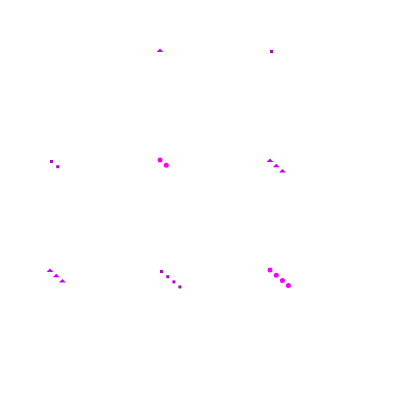
Frame 1 (no input)
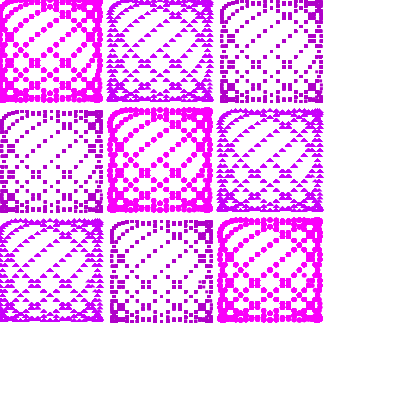
Frame 60 (no input)
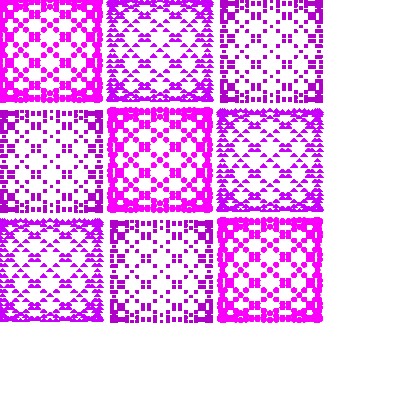
Frame 120 (the mouse pressed at the canvas centre since frame 60)

The p5.js sketch that drew these frames (run headless with seeded random() and noise() and a simulated clock; from frame 60 on, the mouse is pressed at the canvas centre):

// p5.js sketch
// ── sketch.js
var angle = 0.0;
  var amplitude = 50;
  var wavelengthone = 50;
  var wavelengthtwo = 60;
  var pointCount = 0.0;
  function setup() {
  createCanvas(420,420);
}

function draw() {
  //frameRate = 0.5
 push();
 ellipses (50,50);//ellipses(e,l) row1
 pop(); 
        push();
        triangles (160,50);//triangles(t,r) row1
        pop();
               push();
               rectangles (270,50);//rectangles(g,l) row1 
               pop();
 push();
 rectangles (50,160);//rectangles(g,l) row2 
 pop();
        push();
        ellipses (160,160);//ellipses(e,l) row2
        pop(); 
                push();
                triangles (270,160);//triangles(t,r) row2
                pop();
  push();
  triangles (50,270);//triangles(t,r) row3
  pop();
         push();
         rectangles (160,270);//rectangles(g,l) row3
         pop();
                push();
                ellipses (270,270);//ellipses(e,l) row3
                pop(); 

  
  function ellipses (e,l){//function to set up cirlce curve
  push();//first curve circles
  translate(e,l);
  strokeWeight(1);
  noStroke();
  fill(250,sin(5),250);
  beginShape();
 for (var i=0; i<pointCount; i+=2) {
    angle = i/ wavelengthone * PI;
    var x= sin(angle)*amplitude;
    
    angle = i/ wavelengthtwo * PI;
    var y= sin(angle)*amplitude;
    
    ellipse(x,y,5,5);
 }
 
  endShape();
  pointCount++;
  pop();
  }
  
  function triangles(t,r){//function to set up triangle curve
  push();//second curve triangles
  translate(t, r);
  strokeWeight(2);
  stroke(200,sin(5),250);
  fill(200,sin(5),250);
  beginShape();
 for (var i=0; i<pointCount; i+=2) {
    angle = i/ wavelengthone * PI;
    var x= sin(angle)*amplitude;
    
    angle = i/ wavelengthtwo * PI;
    var y= sin(angle)*amplitude;
    
    triangle(x,y,x+1,y+1, x-1, y+1);
 }
 
  endShape();
  pointCount++;
  pop();
  } 
  
  function rectangles (g,l){//function to set up rectangle curve curve
  push();
  translate(g, l);
  strokeWeight(2);
  noStroke();
  fill(175,sin(5),200);
  beginShape();
 for (var i=0; i<pointCount; i+=2) {
    angle = i/ wavelengthone * PI;
    var x= sin(angle)*amplitude;
    
    angle = i/ wavelengthtwo * PI;
    var y= sin(angle)*amplitude;
    
    rect(x,y,3,3);
 }
 
  endShape();
  pointCount++;
  pop();
  } 
   
}
